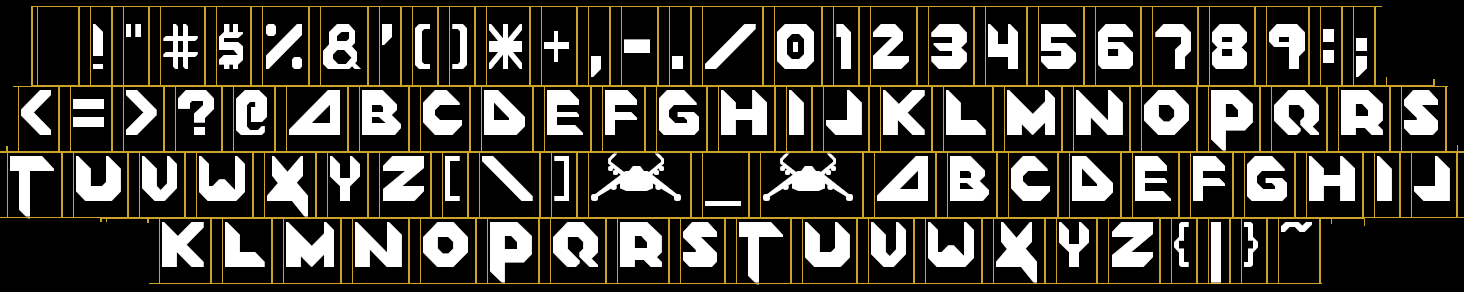
#> input picture bios/font.png, 1464 x 292 px
$ python parse-fonts.py
#> lines starting #> are read from the running program, lines starting #| are printed output that depends on the picture; long printed decimals are rounded
### bios/compress_lzma.py
import lzma
import struct
import sys
from PIL import Image

def Convert(Filename):
	data = open(Filename,"rb").read()
	outdata = lzma.compress(data,format=lzma.FORMAT_ALONE)
	outdata = outdata[0:5] + struct.pack("<Q", len(data)) + outdata[5+8:]
	open(Filename + ".lzma","wb").write(outdata)
	return outdata

# [2 lines that do not run on import are left out]

### bios/parse-fonts.py
import sys, os
from PIL import Image
import compress_lzma
import struct

FontImage = Image.open("font.png")
#> FontImage is the input picture: PIL image 1464x292 RGBA; mean R, G, B, A 68.4, 65.5, 56.6, 255
FontImage = FontImage.convert(mode="RGB")
#> FontImage: PIL image 1464x292 RGB

#calculate rough height of each section
RoughLetterHeight = FontImage.height / 4
#> RoughLetterHeight = 73

BoxColor = (204, 163, 40)

Chars = dict()
CharCount = 0x20

#go through each section
for Line in range(0, 4):
	CurHeight = int((RoughLetterHeight * Line) + (RoughLetterHeight / 2))

	#find the starting left side
	LeftStart = 0
	for x in range(0, FontImage.width):
		if FontImage.getpixel((x, CurHeight)) != (0,0,0):
			#print("Left starts at", x, FontImage.getpixel((x, CurHeight)))
			LeftStart = x
			break

	#find the top and bottom
	for y in range(CurHeight, 0, -1):
		if FontImage.getpixel((x + 5, y)) == BoxColor:
			#print("Top starts at", y+1, FontImage.getpixel((x+5, y)))
			TopStart = y + 1
			break
	for y in range(CurHeight, FontImage.height):
		if FontImage.getpixel((x + 5, y)) == BoxColor:
			#print("Height:", y - TopStart - 1, FontImage.getpixel((x+5, y-1)))
			LetterHeight = y - TopStart - 1
			break


	#find each area
	LastMatch = LeftStart
	OnBox = True
	for x in range(LeftStart, FontImage.width):
		if OnBox and FontImage.getpixel((x, CurHeight)) != BoxColor:
			LastMatch = x
			OnBox = False
		elif not OnBox and FontImage.getpixel((x, CurHeight)) == BoxColor:
			if x - LastMatch > 10:
				print(f"Found {chr(CharCount)} at {x}/{TopStart}")
				Chars[CharCount] = {"Left": LastMatch, "Top": TopStart, "Height": LetterHeight, "Width": x - LastMatch-1}
				CharCount += 1
			LastMatch = x
			OnBox = True
#> after the loop, CharCount = 127

#create a new image
NewWidth = 0
for i in Chars:
	NewWidth += Chars[i]["Width"]
#> after the loop, NewWidth = 4091
FontHeight = int(Chars[0x20]["Height"] / 2)
#> FontHeight = 38

NewFont = Image.new("RGB", (NewWidth, FontHeight), color=(0,0,0))
#> NewFont: PIL image 4091x38 RGB; every value is 0
CurX = 0
MaxWidth = 0
MinWidth = 255

for CurChar in range(0x20, 0x7f):
	CharImg = FontImage.crop((Chars[CurChar]["Left"], Chars[CurChar]["Top"], Chars[CurChar]["Left"] + Chars[CurChar]["Width"], Chars[CurChar]["Top"] + Chars[CurChar]["Height"]))
	CharImg = CharImg.resize((int(Chars[CurChar]["Width"] / 2), FontHeight), Image.BICUBIC)

	NewFont.paste(CharImg, (CurX, 0))
	Chars[CurChar]["Offset"] = CurX
	Chars[CurChar]["FinalWidth"] = CharImg.width
	if CharImg.width > MaxWidth:
		MaxWidth = CharImg.width
	if CharImg.width < MinWidth:
		MinWidth = CharImg.width

	CurX += CharImg.width
#> this loop made 95 passes
#> pass 2, `CharImg = FontImage.crop((Chars[CurChar]["Left"], Chars[CurChar]["Top"..`:
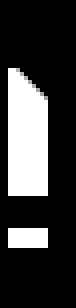
#> CharImg: PIL image 19x77 RGB (shown 4 times larger); min 0, max 255, mean 59.1
#> pass 3, `CharImg = FontImage.crop((Chars[CurChar]["Left"], Chars[CurChar]["Top"..`:
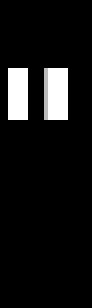
#> CharImg: PIL image 23x77 RGB (shown 4 times larger); min 0, max 255, mean 20.1
#> after the loop:
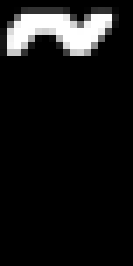
#> CharImg: PIL image 19x38 RGB (shown 7 times larger); min 0, max 255, mean 21.8
#> after the loop:
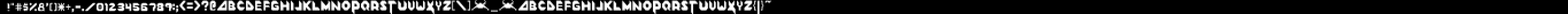
#> NewFont: PIL image 4091x38 RGB (shown at 1/3 size); min 0, max 255, mean 42.4
#> after the loop, Chars = 95 items; CurX = 2015; MaxWidth = 50; MinWidth = 9

NewFont = NewFont.crop((0, 0, CurX, FontHeight))
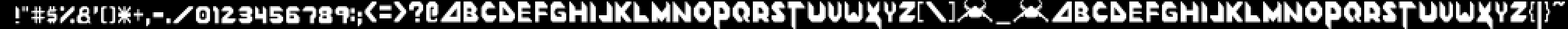
#> NewFont: PIL image 2015x38 RGB (shown at 1/2 size); min 0, max 255, mean 86
print("Average width:", NewFont.width / len(Chars))
#| Average width: 21.211
print("Chars across screen:", 1024 / (NewFont.width / len(Chars)))
#| Chars across screen: 48.278

#now make sure all pixels are colored
HSplit = int(NewFont.height / 2)
#> HSplit = 19
for x in range(0, NewFont.width):
	for y in range(0, HSplit):
		CurPixel = NewFont.getpixel((x,y))
		if CurPixel != (0,0,0):
			if CurPixel[0] < 0x70:
				NewFont.putpixel((x,y), (0,0,0))
			else:
				#NewFont.putpixel((x,y), (255,255,255))
				#NewFont.putpixel((x,y), 0x4f3e37)
				NewFont.putpixel((x,y), 0x8eeafe + (0x090100 * (HSplit-y)))


	for y in range(HSplit, NewFont.height):
		CurPixel = NewFont.getpixel((x,y))
		if CurPixel != (0,0,0):
			if CurPixel[0] < 0x70:
				NewFont.putpixel((x,y), (0,0,0))
			else:
				NewFont.putpixel((x,y), 0x6f4e47 + (0x070909*(y-HSplit)))
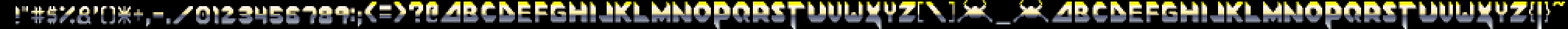
#> NewFont: PIL image 2015x38 RGB (shown at 1/2 size); mean R, G, B 66.2, 65, 53.1

#flip the bitmap around to make printing easier
#NewFont = NewFont.transpose(Image.FLIP_LEFT_RIGHT)
NewFont = NewFont.transpose(Image.FLIP_TOP_BOTTOM)
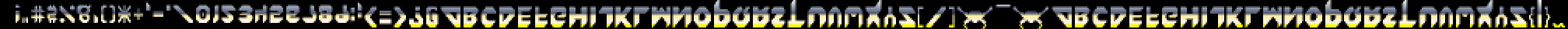
#> NewFont: PIL image 2015x38 RGB (shown at 1/2 size); mean R, G, B 66.2, 65, 53.1

#cut off the bottom few pixels
NewFont = NewFont.crop((0, 0, NewFont.width, NewFont.height))
NewFont.save("font-out.bmp")

CharOffsets = []
for x in range(0x20, 0x7f):
	CharOffsets.append(Chars[x]["Offset"])
#> after the loop, CharOffsets = 95 values from 0 to 1996
CharOffsets.append(NewFont.width)

CData = b""
for x in range(0, len(CharOffsets)):
	CData += struct.pack("<H", CharOffsets[x])
#> this loop made 96 passes
CData += struct.pack("<H", NewFont.width)
f = open("font-out.dat","wb")
f.write(CData)
f.close()

lzdata = compress_lzma.Convert("font-out.bmp")
print(f"Wrote {len(lzdata)} bytes for font data")
